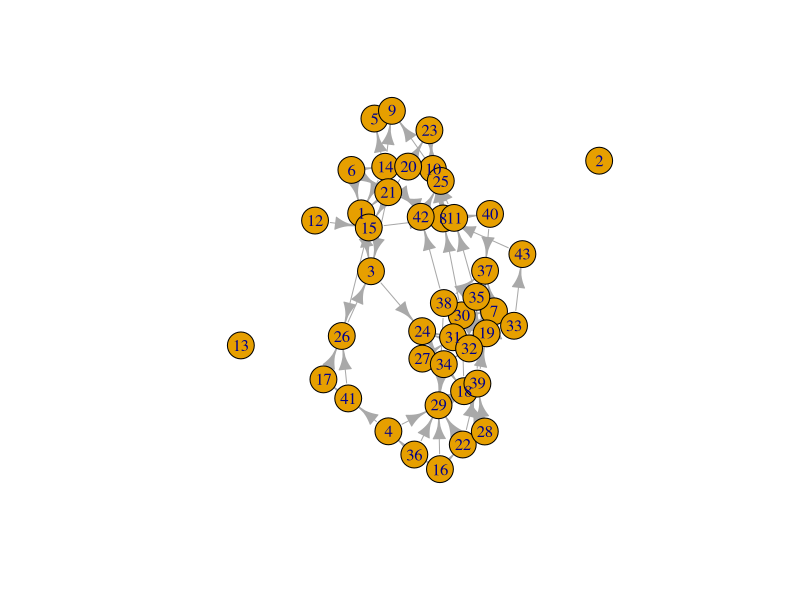
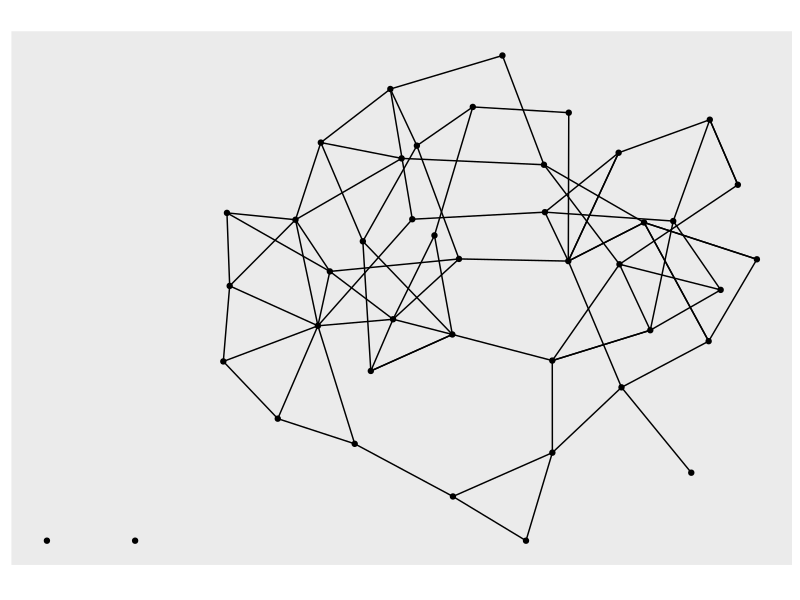
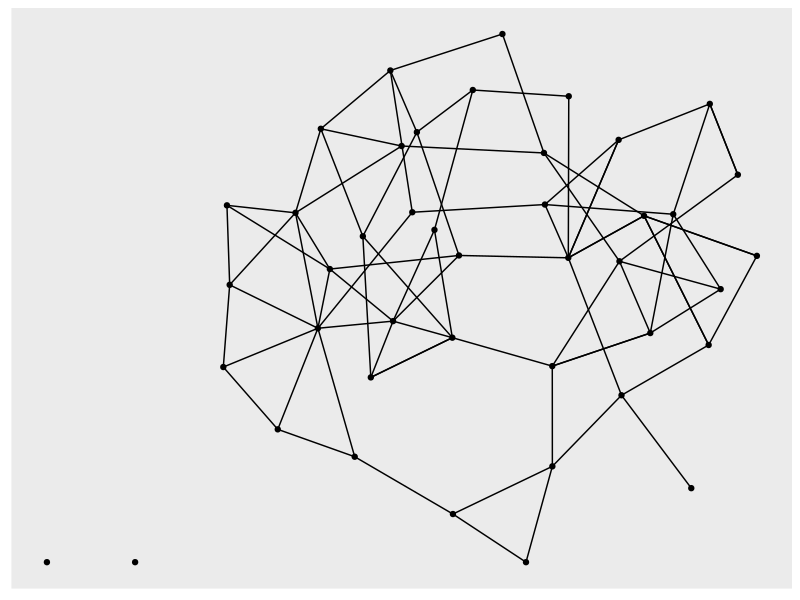
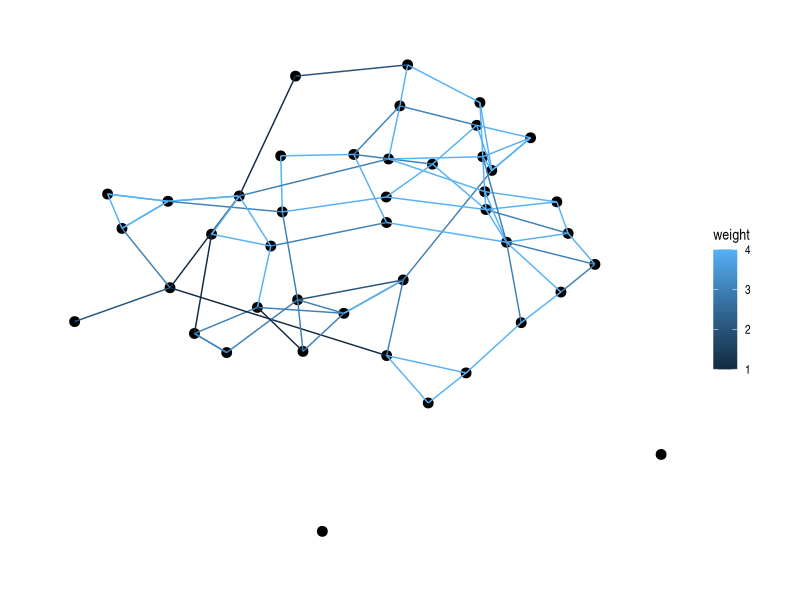
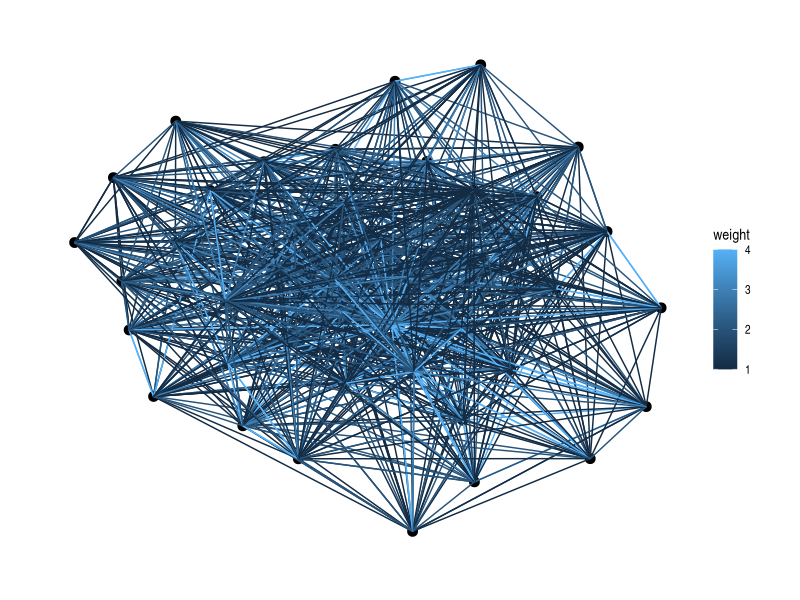
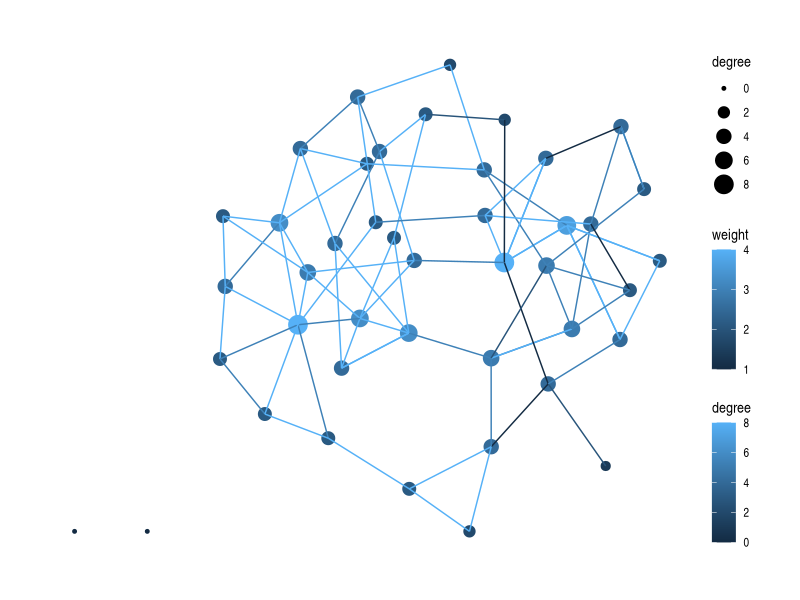
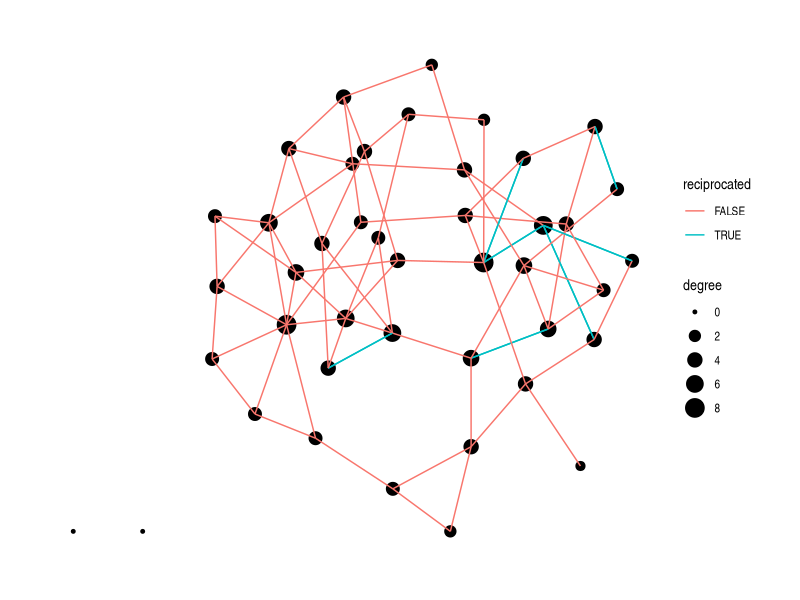

Source code (R) for these figures, in order:
## ---- chunk 1
library(readxl)
library(tidyverse)
library(igraph)
library(tidygraph)
library(ggraph)
## ---- chunk 2

year_1_collaboration <- read_excel("data/year_1_collaboration.xlsx", 
                            col_names = FALSE)
## ---- chunk 3

year_1_collaboration

## ---- chunk 4
#YOUR CODE HERE

year_3_collaboration <- read_excel("data/year_3_collaboration.xlsx", 
                                   col_names = FALSE)

year_3_collaboration

## ---- chunk 5

rownames(year_1_collaboration) <- 1:43

colnames(year_1_collaboration) <- 1:43

## ---- chunk 6
year_1_collaboration
## ---- chunk 7

year_1_matrix <- as.matrix(year_1_collaboration )

## ---- chunk 8

class(year_1_collaboration)

class(year_1_matrix)

## ---- chunk 9

year_1_network <- as_tbl_graph(year_1_matrix, directed = TRUE)

## ---- chunk 10

year_1_network

## ---- chunk 11
#YOUR CODE HERE

rownames(year_3_collaboration) <- 1:43

colnames(year_3_collaboration) <- 1:43

year_3_matrix <- as.matrix(year_3_collaboration)
  
class(year_3_matrix)

year_3_network <- as_tbl_graph(year_3_matrix, directed = TRUE)

year_3_network


## ---- chunk 12

plot(year_1_network)

## ---- chunk 13

autograph(year_1_network)

## ---- chunk 14

ggraph(year_1_network) +
  geom_node_point() +
  geom_edge_link()

## ---- chunk 15

ggraph(year_1_network, layout = "fr") +
  geom_node_point(size = 3) +
  geom_edge_link(aes(colour = weight)) +
  theme_graph()
  

## ---- chunk 16
#YOUR CODE HERE

ggraph(year_3_network, layout = "fr") +
  geom_node_point(size = 3) +
  geom_edge_link(aes(colour = weight)) +
  theme_graph()

## ---- chunk 17

gorder(year_1_network)

gsize(year_1_network)

## ---- chunk 18
centr_degree(year_1_network, mode = "all")
## ---- chunk 19
centr_degree(year_1_network, mode = "out")
centr_degree(year_1_network, mode = "in")
## ---- chunk 20
year_1_network <- year_1_network |>
  activate(nodes) |>
  mutate(degree = centrality_degree(mode = "all"))

year_1_network

## ---- chunk 21
ggraph(year_1_network) +
  geom_node_point(aes(size = degree, color = degree)) +
  geom_edge_link(aes(color = weight)) +
  theme_graph()
## ---- chunk 22

edge_density(year_1_network)

graph.density(year_1_network)
## ---- chunk 23

reciprocity(year_1_network)
## ---- chunk 24

year_1_network <- year_1_network |>
  activate(edges) |>
  mutate(reciprocated = edge_is_mutual())

year_1_network
## ---- chunk 25
ggraph(year_1_network) +
  geom_node_point(aes(size = degree)) +
  geom_edge_link(aes(color = reciprocated)) +
  theme_graph()
## ---- chunk 26

transitivity(year_1_network)
## ---- chunk 27

diameter(year_1_network)

mean_distance(year_1_network)

## ---- chunk 28
#YOUR CODE HERE

#size
gorder(year_3_network)
gsize(year_3_network)

#cetnralization 
centr_degree(year_3_network, mode = "all")

#density
edge_density(year_3_network)

#reciprocity
reciprocity(year_3_network)

#transitivity
transitivity(year_3_network)

#diameter & distance 
diameter(year_3_network)
mean_distance(year_3_network)
